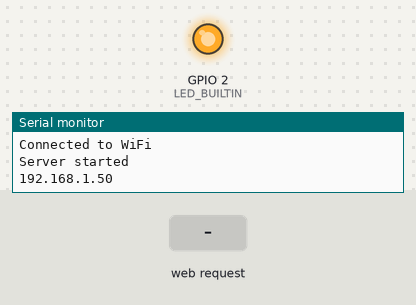
Bench run of a sketch on a simulated ESP8266 (NodeMCU). On the bench: output pins drawn as LEDs (lit = HIGH, except the on-board LED, lit = LOW), the last lines printed to the serial monitor. The inputs (shaded band) are chosen by the test bench. WiFi joins after 1.5 s; servers stay silent unless stated.

Above: at 3.2 s.
3.3 s: HTTP request GET /0 received
At 3.6 s:
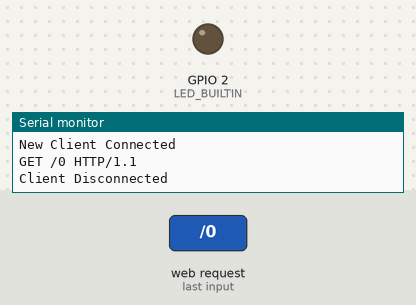
4.8 s: HTTP request GET /1 received
At 6.0 s:
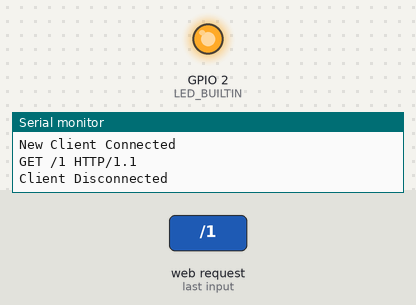
Timing chart, 0 to 7.8 s (numbered marks = the images above; inputs shaded):
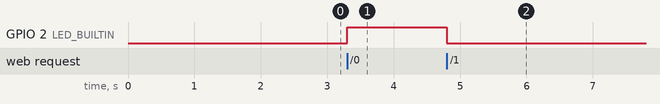

Measured:
- after the input at 3.3 s, GPIO 2 (LED_BUILTIN): LOW → HIGH at once
- after the input at 4.8 s, GPIO 2 (LED_BUILTIN): HIGH → LOW at once

The sketch:

RESTAPI.ino
```cpp
#include <ESP8266WiFi.h>

const char* ssid = "you";
const char* password = "sumit@1234";

// Set up a web server on port 80
WiFiServer server(80);

void setup() {
  // Initialize the serial monitor
  Serial.begin(9600);

  // Set the built-in LED pin as output
  pinMode(LED_BUILTIN, OUTPUT);

  // Connect to Wi-Fi
  WiFi.begin(ssid, password);
  while (WiFi.status() != WL_CONNECTED) {
    delay(1000);
    Serial.println("Connecting to WiFi...");
  }
  Serial.println("Connected to WiFi");

  // Start the server
  server.begin();
  Serial.println("Server started");
  Serial.println(WiFi.localIP());
}

void loop() {
  // Listen for incoming clients
  WiFiClient client = server.available();

  if (client) {
    Serial.println("New Client Connected");
    String request = client.readStringUntil('\r');
    Serial.println(request);
    client.flush();

    // Check the request to see if it contains "GET /1" or "GET /0"
    if (request.indexOf("GET /1") != -1) {
      digitalWrite(LED_BUILTIN, LOW); // Turn on the LED (LOW is ON for the ESP8266)
    } else if (request.indexOf("GET /0") != -1) {
      digitalWrite(LED_BUILTIN, HIGH); // Turn off the LED (HIGH is OFF for the ESP8266)
    }

    // Send a response back to the client
    client.print("HTTP/1.1 200 OK\r\n");
    client.print("Content-Type: text/html\r\n");
    client.print("\r\n");
    client.print("LED state updated");
    client.stop();
    Serial.println("Client Disconnected");
  }
}
```
